Frame 1 (no input): blank canvas, image omitted
Frame 60 (no input): blank canvas, image omitted
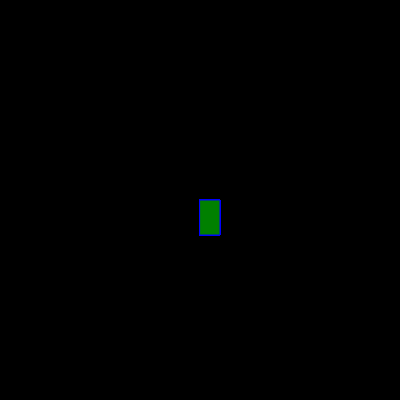
Frame 120 (the mouse pressed at the canvas centre since frame 60)

The p5.js sketch whose frames 1 and 60 were blank and that drew this single picture after the mouse press (run headless with seeded random() and noise() and a simulated clock; from frame 60 on, the mouse is pressed at the canvas centre):

// p5.js sketch
// ── sketch.js
function setup() {
    createCanvas(400, 400);
    background("black");
  }
  
  function draw() {
    stroke("blue");
    fill("green");
    
    if (mouseIsPressed){
      rect(mouseX, mouseY, 20, 35);
    }
  }
